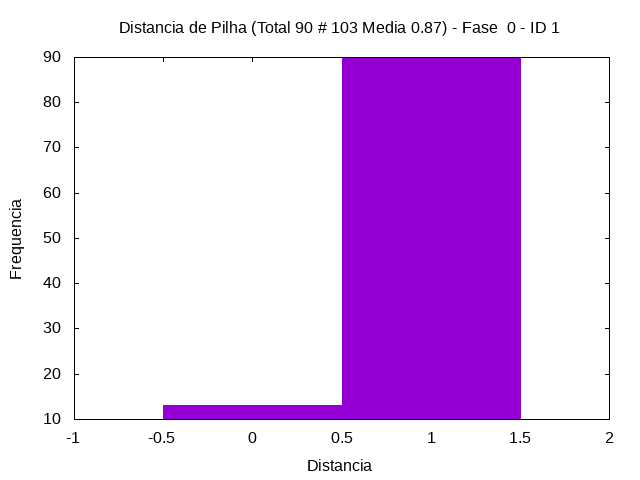

Recreate this plot in gnuplot.
set term png
set output "../tmp/out/huffmanLog-hist-0-1.png"
set style fill solid 1.0
set title "Distancia de Pilha (Total 90 # 103 Media 0.87) - Fase  0 - ID 1"
set xlabel "Distancia"
set ylabel "Frequencia"
plot [-1:2] "../tmp/out/huffmanLog-hist-0-1.gpdat" u 3:4 w boxes t ""
